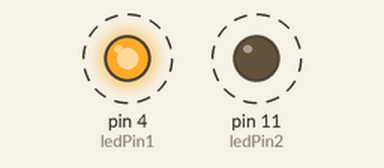
This sketch was run on a simulated Arduino Uno, built with avr-gcc and run on an emulated ATmega328P. Parts: output pins drawn as LEDs (lit = HIGH). Dashed ring = blinking.

Above: at 0.5 s.
Timing chart, 0 to 4.6 s (numbered marks = the images above):
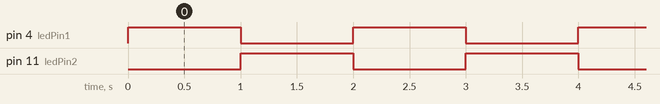

Measured:
- by itself, pin 4 (ledPin1), pin 11 (ledPin2): alternates HIGH for 1.0 s and LOW for 1.0 s

The sketch:

prueba_leds.ino
```cpp
// Define los pines que vamos a usar
const int ledPin1 = 4;
const int ledPin2 = 11;

void setup() {
  // Configura ambos pines como SALIDA (OUTPUT)
  pinMode(ledPin1, OUTPUT);
  pinMode(ledPin2, OUTPUT);
}

void loop() {
  // --- Estado 1 ---
  digitalWrite(ledPin1, HIGH);  // Enciende el LED 1
  digitalWrite(ledPin2, LOW);   // Apaga el LED 2

  delay(1000); // Espera 1 segundo (1000 milisegundos)

  // --- Estado 2 ---
  digitalWrite(ledPin1, LOW);   // Apaga el LED 1
  digitalWrite(ledPin2, HIGH);  // Enciende el LED 2

  delay(1000); // Espera 1 segundo

  // El loop vuelve a empezar
}
```
